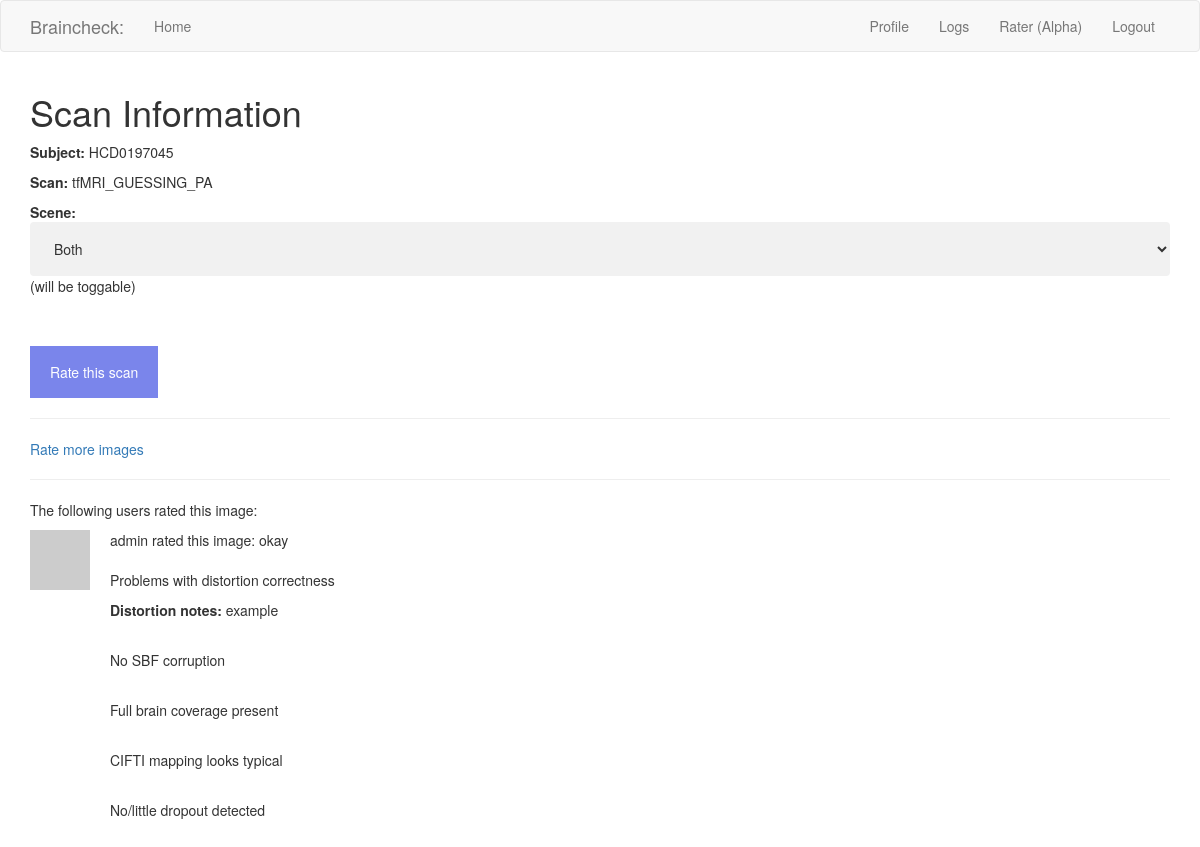
The page /scan_rater/HCD0197045/tfMRI_GUESSING_PA (signed in) on the database its author committed.
### app/models.py (models this page shows, shortened)
class ScanRater(db.Model):
    __tablename__ = 'scan_ratings'
    id = db.Column(db.Integer, primary_key=True)
    subj_name = db.Column(db.String, index=True)
    scan_type = db.Column(db.String, index = True)
    distort_okay = db.Column(db.String, index=True)
    distort_notes = db.Column(db.String, index=True)
    SBF_corr = db.Column(db.String, index=True)
    SBF_corr_notes = db.Column(db.String, index=True)
    full_brain_cov = db.Column(db.String, index=True)
    full_brain_notes = db.Column(db.String, index=True)
    CIFTI_map = db.Column(db.String, index=True)
    CIFTI_notes = db.Column(db.String, index=True)
    dropout = db.Column(db.String, index=True)
    dropout_notes = db.Column(db.String, index=True)
    rating = db.Column(db.Integer, index=True)
    notes = db.Column(db.String)
    user_id = db.Column(db.Integer, db.ForeignKey('usernames.id'))

class Usernames(db.Model, UserMixin):
    __tablename__ = 'usernames'
    id = db.Column(db.Integer, primary_key=True)
    username = db.Column(db.String, index=True, unique=True)
    pass_hash = db.Column(db.String)
    about_me = db.Column(db.String(140))
    last_seen = db.Column(db.DateTime, default=datetime.utcnow)
    broadcasts = db.relationship('Broadcasts', backref='mod', lazy='dynamic')
    scan_ratings = db.relationship('ScanRater', backref='scan_rater', lazy = 'dynamic')
    def avatar(self, size):
        digest = md5(self.username.lower().encode('utf-8')).hexdigest()
        return 'https://gravatar.com/avatar/{}?d=identicon&s={}'.format(digest, size)

### app/routes.py (the view, shortened to what this page needs)
@app.route('/scan_rater/<subject>/<filename>', methods=['GET', 'POST'])
@login_required
def scan_rater(subject, filename):
    scan = filename
    images = []
    for file in files:
        if subject in file and scan in file:
            images.append(file)
    scene = 0
    if 'scene1' in filename:
        scene = 1
    elif 'scene2' in filename:
        scene = 2
    scan_ratings = db.session.query(ScanRater).filter_by(subj_name=subject, scan_type=scan)
    form = ImgRating()
    scene_form = SceneChoose()
    return render_template('rate_image.html', image_ratings=scan_ratings, form=form, filename=filename, subject=subject, scan=scan, scene=scene, scene_form=scene_form, images=images)

### app/forms.py
class SceneChoose(FlaskForm):
    scene = SelectField('Select Scene', choices=[('both', 'Both'), ('one', '1'), ('two', '2')])

### app/models.py (called while the page is built)
@login.user_loader
def load_user(id):
    return Usernames.query.get(int(id))

### app/routes.py (called while the page is built)
@app.before_request
def before_request():
    if current_user.is_authenticated:
        current_user.last_seen = datetime.utcnow()
        db.session.commit()

### app/templates/rate_image.html (shortened to what this page needs)
{% extends "base.html" %}
{% import 'bootstrap/wtf.html' as wtf %}
{% block app_content %}
    <h1>Scan Information</h1>
    <p><strong>Subject:</strong> {{ subject }}</p>
    <p><strong>Scan:</strong> {{ scan }}</p>
    <p><strong>Scene: </strong> {{ scene_form.hidden_tag() }}
                                {{ scene_form.scene(onclick="changeSceneView()") }} (will be toggable)</p>
    <br>
    <br>
    <button type="button" class="open-button" onclick='openForm()'>
        Rate this scan
    </button>
    <hr>
    <a href="{{ url_for('rater') }}">Rate more images</a>
    <hr>
    <p> The following users rated this image: </p>
    {% for rating in image_ratings %}
        {% include '_ratings.html' %}
    {% endfor %}
{% endblock %}

### app/templates/_ratings.html
<table>
    <tr valign="top">
        <td><img src="{{ rating.scan_rater.avatar(38) }}"></td>
        <td>{{ rating.scan_rater.username }} rated this image: {{ rating.rating }}<br><br>
        {% if rating.distort_okay == 'yes' %}<p>Distortion correction okay</p>{% else %}<p>Problems with distortion correctness</p><p><strong>Distortion notes: </strong>{{ rating.distort_notes }}</p>{% endif %}<br>
        {% if rating.SBF_corr == 'no' %}<p>No SBF corruption</p>{% else %}<p>SBF Corruption Noted</p><p><strong>SBF notes: </strong>{{ rating.SBF_corr_notes }}</p> {% endif %} <br>
        {% if rating.full_brain_cov == 'yes' %}<p>Full brain coverage present</p>{% else %}<p>Problems with full brain coverage</p><p><strong>Coverage notes: </strong>{{ rating.full_brain_notes }}</p> {% endif %} <br>
        {% if rating.CIFTI_map == 'yes' %}<p>CIFTI mapping looks typical</p>{% else %}<p>CIFTI mapping is atypical</p><p><strong>CIFTI mapping notes: </strong>{{ rating.CIFTI_notes }}</p> {% endif %} <br>
        {% if rating.dropout == 'no' %}<p>No/little dropout detected</p>{% else %}<p>Concerning amounts of dropout</p><p><strong>Dropout notes: </strong>{{ rating.dropout_notes }}</p> {% endif %} <br>
        {% if rating.notes %}<strong>Additional Notes: {{ rating.notes }} </strong> {% endif %}</td>
    </tr>
</table>

### app/templates/rate_image.html (style rules this page uses)
.open-button { background-color: rgb(89, 103, 231); color: white; padding: 16px 20px; border: none; cursor: pointer; opacity: 0.8; position: dynamic; }
select { width: 100%; padding: 16px 20px; border: none; border-radius: 4px; background-color: #f1f1f1; }
img { max-width: 75%; height: auto; }

### rows shown on the page
ScanRater: subj_name "HCD0197045", scan_type "tfMRI_GUESSING_PA", scan_rater.username "admin", rating "okay", distort_notes "example", SBF_corr "No SBF corruption", full_brain_cov "Full brain coverage present", CIFTI_map "CIFTI mapping looks typical", dropout "No/little dropout detected"
